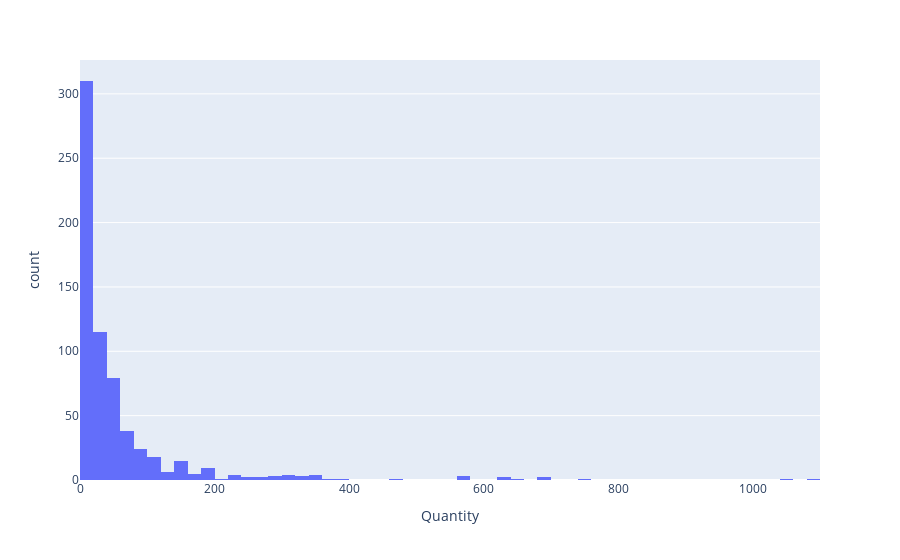

This figure's notebook cell:
### Code cell
hist = px.histogram(subcategory, x='Quantity')
hist.show()

### Figure 1 — Plotly figure (JSON) as saved in the notebook; plotly's stock layout.template omitted (floating-point values rounded to 4 significant figures; data arrays with more than 128 entries replaced by an {"elided": "..."} marker saying what was removed)
{"data": [{"alignmentgroup": "True", "bingroup": "x", "hovertemplate": "Quantity=%{x}<br>count=%{y}<extra></extra>", "legendgroup": "", "marker": {"color": "#636efa", "pattern": {"shape": ""}}, "name": "", "offsetgroup": "", "orientation": "v", "showlegend": false, "type": "histogram", "x": {"elided": "656 int values"}, "xaxis": "x", "yaxis": "y"}], "layout": {"barmode": "relative", "legend": {"tracegroupgap": 0}, "margin": {"t": 60}, "xaxis": {"anchor": "y", "domain": [0, 1], "title": {"text": "Quantity"}}, "yaxis": {"anchor": "x", "domain": [0, 1], "title": {"text": "count"}}}}
